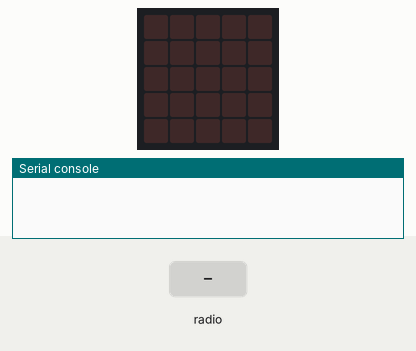
Bench run of a program on a simulated BBC micro:bit (MakeCode). Parts: the board's 5×5 LED display, the last lines printed to the serial console. The test bench sets the inputs (shaded band).

Above: at 6.2 s.
6.3 s: radio message "1" arrives
At 7.9 s:
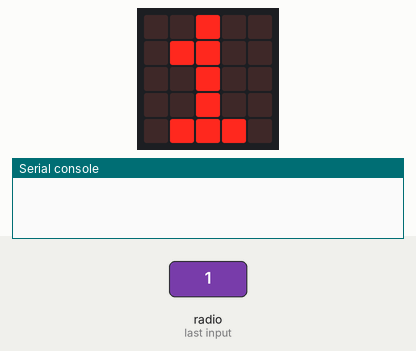
At 12.9 s:
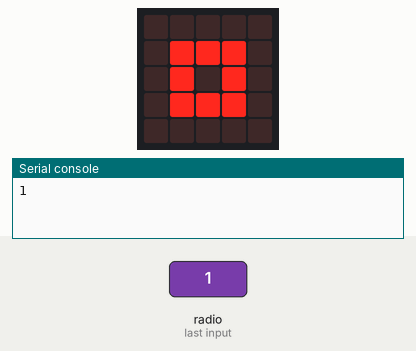
Timing chart, 0 to 14.4 s (numbered marks = the images above; inputs shaded):
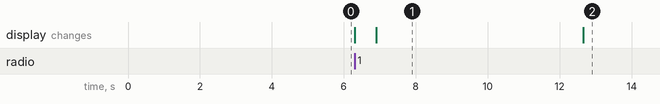

The program:

main.ts
```typescript
radio.onReceivedString(function (receivedString) {
    basic.showIcon(IconNames.Square)
    basic.showString(receivedString)
    basic.pause(5000)
    serial.redirectToUSB()
    serial.writeLine(receivedString)
    basic.showIcon(IconNames.SmallSquare)
})
radio.setGroup(1)
let infunk1 = 0
basic.pause(5000)
```

test.ts
```typescript
// Hier kann man Tests durchführen; diese Datei wird nicht kompiliert, wenn dieses Paket als Erweiterung verwendet wird.
```

Measured:
- after the input at 6.3 s, the display: first changes at once (image 1 shows a later state)
- what the display in image 1 shows lasts 5.8 s, from 6.9 s to 12.7 s
